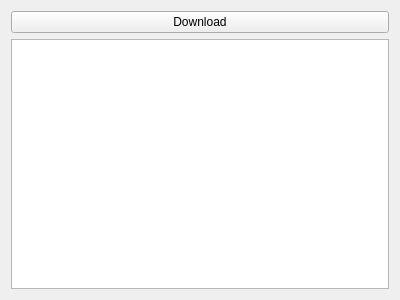
<?xml version="1.0" encoding="UTF-8"?>
<ui version="4.0">
 <class>Widget</class>
 <widget class="QWidget" name="Widget">
  <property name="geometry">
   <rect>
    <x>0</x>
    <y>0</y>
    <width>400</width>
    <height>300</height>
   </rect>
  </property>
  <property name="windowTitle">
   <string>Widget</string>
  </property>
  <layout class="QGridLayout" name="gridLayout">
   <item row="0" column="0" colspan="2">
    <widget class="QPushButton" name="pushButton">
     <property name="text">
      <string>Download</string>
     </property>
    </widget>
   </item>
   <item row="2" column="0" colspan="2">
    <widget class="QTextEdit" name="textEdit"/>
   </item>
  </layout>
 </widget>
 <layoutdefault spacing="6" margin="11"/>
 <resources/>
 <connections/>
</ui>
